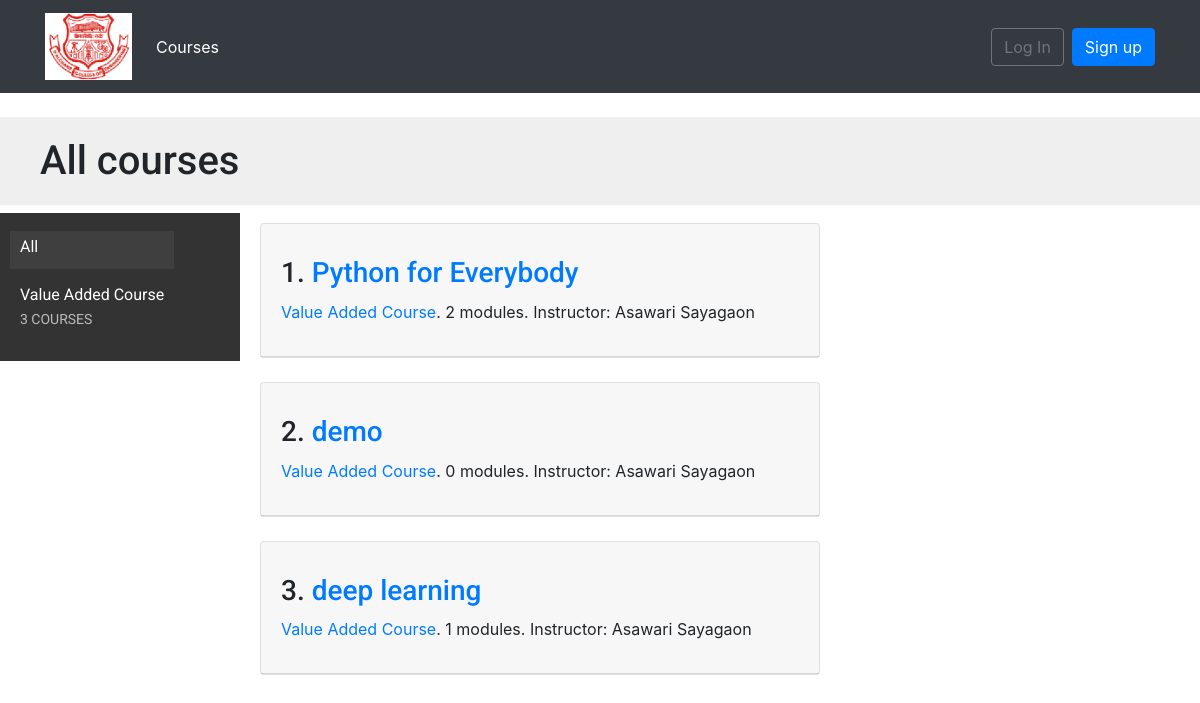
Page /courses/ on the committed database.
### courses/models.py (models this page shows, shortened)
class Subject(models.Model):
    title = models.CharField(max_length=200)
    slug = models.SlugField(max_length=200, unique=True)
    class Meta:
        ordering = ['title']
    def __str__(self):
        return self.title

class Course(models.Model):
    owner = models.ForeignKey(User,
                    related_name='courses_created',
                    on_delete=models.CASCADE)
    subject = models.ForeignKey(Subject, related_name='courses',
                        on_delete=models.CASCADE)
    title = models.CharField(max_length=200)
    slug = models.SlugField(max_length=200, unique=True)
    overview = models.TextField()
    created = models.DateTimeField(auto_now_add=True)
    students = models.ManyToManyField(User,
                                      related_name='courses_joined',
                                      blank=True)
    class Meta:
        ordering = ['-created']

### courses/views.py (the view)
# urls.py: path('courses/', CourseListView.as_view(), name='course_list'),
class CourseListView(TemplateResponseMixin, View):
    model = Course
    template_name = 'courses/course/list.html'
    def get(self, request, subject=None):
        subjects = Subject.objects.annotate(
                            total_courses=Count('courses'))
        courses = Course.objects.annotate(
                            total_modules=Count('modules'))
        if subject:
            subject = get_object_or_404(Subject, slug=subject)
            courses = courses.filter(subject=subject)
        return self.render_to_response({'subjects': subjects,
                                        'subject': subject,
                                        'courses': courses})

### templates/courses/course/list.html (shortened to what this page needs)
{% extends "base.html" %}
{% block content %}
<h1>
    {% if subject %}
        {{ subject.title }} courses
    {% else %}
        All courses
    {% endif %}
</h1>
<div class="contents">
    <ul id="modules">
        <li {% if not subject %}class="selected"{% endif %}>
            <a href="{% url "course_list" %}">All</a>
        </li>
        {% for s in subjects %}
            <li {% if subject == s %}class="selected"{% endif %}>
                <a href="{% url "course_list_subject" s.slug %}">
                    {{ s.title }}
                    <br><span>{{ s.total_courses }} courses</span>
                </a>
            </li>
        {% endfor %}
    </ul>
</div>
<div class="module">
    {% for course in courses %}
        {% with subject=course.subject %}
        <div class="card">
      <div class="card-header">
            <h3>{{forloop.counter}}. <a href="{% url "course_detail" course.slug %}">{{ course.title }}</a></h3>
            <p>
                <a href="{% url "course_list_subject" subject.slug %}">{{ subject }}</a>.
                {{ course.total_modules }} modules.
                Instructor: {{ course.owner.get_full_name }}
            </p>
          </div>
</div>
        {% endwith %}
        <br>
    {% endfor %}
</div>
{% endblock %}

### templates/base.html (shortened to what this page needs)
{% load socialaccount %}
{% load course %}
{% load static %}
<!DOCTYPE html>
<html>
<head>
<link href="{% static "css/slider.css" %}" rel="stylesheet">
  <link href="{% static "css/base.css" %}" rel="stylesheet">
    <link rel="stylesheet" href="https://stackpath.bootstrapcdn.com/bootstrap/4.3.1/css/bootstrap.min.css"/>
</head>
<body>
  {% include 'base/navbar.html' %}
    <div id="content">
      {% block content %}
      {% endblock %}
    </div>
</body>
</html>

### templates/base/navbar.html (shortened to what this page needs)
{% load course %}
{% url 'course_list' as course_list %}
{% url 'home' as home_url %}
{% url 'manage_course_list' as mine %}
{% url 'student_course_list' as std %}
{% url 'course_create' as create_url %}
{% load static %}
<div  class="navbar navbar-expand-md navbar-dark bg-dark mb-4">
  <div class="container">
    <a href="{{ home_url }}" class=" navbar-brand"><img  src="{% static 'img/wce_logo.png' %}"  width="87" ;height="87"></a>
<div class="collapse navbar-collapse" id="navbarSupportedContent">
     <ul class="navbar-nav mr-auto">
       <li class="nav-item {% if request.path == course_list %}active{% endif %}">
         <a class="nav-link" href="{{ course_list }}">Courses <span class="sr-only">(current)</span></a>
       </li>
     </ul>
 </div>
 <div class="collapse navbar-collapse" id="navbarCollapse">
     {% if user.is_authenticated %}
       <ul class="navbar-nav ml-auto">
        {% if request.user|has_group:"Instructors" %}
         <li class="nav-item {% if request.path == mine %}active{% endif %}">
           <a class="nav-link" href="{{mine}}">My Courses</a>
         </li>
         <li class="nav-item {% if request.path == create_url %}active{% endif %}">
           <a class="nav-link" href="{{create_url}}">Create Course</a>
         </li>
         {% else %}
         <li class="nav-item {% if request.path == std %}active{% endif %}">
           <a class="nav-link" href="{{std}}">Enrolled Courses</a>
         </li>
         {% endif %}
           <li class="nav-item">
             <a class="nav-link dropdown-toggle" href="#" id="userMenu"
               data-toggle="dropdown" aria-haspopup="true"
               aria-expanded="false">
               {{ user.username }}
             </a>
             <div class="dropdown-menu dropdown-menu-right"
               aria-labelledby="userMenu">
               <a class="dropdown-item"
               href="{% url 'password_change'%}">Change password</a>
               <div class="dropdown-divider"></div>
               <a class="dropdown-item" href="{% url 'logout' %}">
               Log Out</a>
             </div>
           </li>
         </ul>
       {% else %}
         <form class="form-inline ml-auto">
           <a href="{% url 'login' %}" class="btn btn-outline-secondary">
           Log In</a>
           <a href="{% url 'student_registration' %}" class="btn btn-primary ml-2">
             Sign up</a>
         </form>
       {% endif %}
     </div>
  </div>
</div>

### static/css/base.css (style rules this page uses)
body { margin:0; font-family:'Roboto', sans-serif; font-weight:400; color:#333; }
a { color:#3fad37; text-decoration:none; }
ul { float:left; }
h1, h2, h3, h4, h5, h6 { font-family:'Roboto', sans-serif; font-weight:300; }
h1 { background:#efefef; width:100%; overflow:auto; padding:20px 0 20px 40px; margin:0; }
.module { padding:10px 20px; float:left; width:600px; }
.module h3 { margin:20px 0 0; padding:0; width:100%; }
.module p { margin:10px 0 20px; width:100%; float:left; }
.contents { width:20%; padding:10px; float:left; background:#333; color: #fff; font-family:'Roboto', sans-serif; }
.contents ul { list-style:none; margin:0; padding:0; }
.contents ul li { margin:0 0 10px 0; padding:4px 10px 10px; overflow:auto; }
.contents ul li.selected { background:#3f3f3f; }
.contents ul span { text-transform:uppercase; color:#bbb; font-size:14px; }
.contents ul a { display:block; color:#fff; text-decoration:none; }

### rows in the picture
Subject: title "Value Added Course", total_courses "3"
Course: title "Python for Everybody", subject "Value Added Course", total_modules "2", owner.get_full_name "Asawari Sayagaon"
Course: title "demo", subject "Value Added Course", total_modules "0", owner.get_full_name "Asawari Sayagaon"
Course: title "deep learning", subject "Value Added Course", total_modules "1", owner.get_full_name "Asawari Sayagaon"
